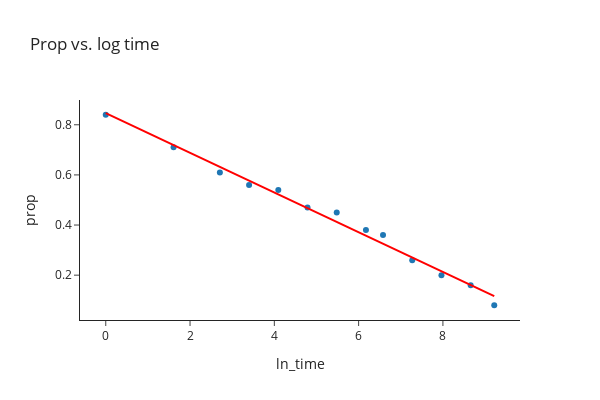

Source (notebook cell):
### Markdown cell above
Statsmodel provide a handy transformation short cut through their function. However, I prefer to transform the variable by my own and then fit it into the statsmodel.

### Code cell
# transform log x
df['ln_time'] = np.log(df['time'])

# refit prop vs ln time
fig = px.scatter(df, x='ln_time', y='prop', width=600, height=400, trendline='ols', trendline_color_override='red',
                 title='Prop vs. log time')
fig.show()

# regression
reg = simple_ols(df, x='ln_time', y='prop')

### Figure 1 — Plotly figure (JSON) as saved in the notebook; plotly's stock layout.template omitted (floating-point values rounded to 4 significant figures)
{"data": [{"hovertemplate": "ln_time=%{x}<br>prop=%{y}<extra></extra>", "legendgroup": "", "marker": {"color": "#1F77B4", "symbol": "circle"}, "mode": "markers", "name": "", "orientation": "v", "showlegend": false, "type": "scatter", "x": [0.0, 1.609, 2.708, 3.401, 4.094, 4.787, 5.481, 6.174, 6.579, 7.272, 7.966, 8.659, 9.218], "xaxis": "x", "y": [0.84, 0.71, 0.61, 0.56, 0.54, 0.47, 0.45, 0.38, 0.36, 0.26, 0.2, 0.16, 0.08], "yaxis": "y"}, {"hovertemplate": "<b>OLS trendline</b><br>prop = -0.0792269 * ln_time + 0.846415<br>R<sup>2</sup>=0.989878<br><br>ln_time=%{x}<br>prop=%{y} <b>(trend)</b><extra></extra>", "legendgroup": "", "line": {"color": "red"}, "marker": {"color": "#1F77B4", "symbol": "circle"}, "mode": "lines", "name": "", "showlegend": false, "type": "scatter", "x": [0.0, 1.609, 2.708, 3.401, 4.094, 4.787, 5.481, 6.174, 6.579, 7.272, 7.966, 8.659, 9.218], "xaxis": "x", "y": [0.8464, 0.7189, 0.6319, 0.5769, 0.522, 0.4671, 0.4122, 0.3573, 0.3252, 0.2702, 0.2153, 0.1604, 0.1161], "yaxis": "y"}], "layout": {"height": 400, "legend": {"tracegroupgap": 0}, "title": {"text": "Prop vs. log time"}, "width": 600, "xaxis": {"anchor": "y", "domain": [0.0, 1.0], "title": {"text": "ln_time"}}, "yaxis": {"anchor": "x", "domain": [0.0, 1.0], "title": {"text": "prop"}}}}
